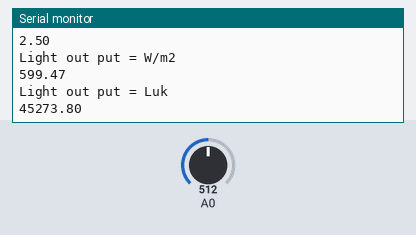
A sketch run on a simulated Arduino Uno, built with avr-gcc and run on an emulated ATmega328P. Parts: the last lines printed to the serial monitor. The test bench sets the inputs (shaded band); at power-on: A0 = 512.

Above: at 10.8 s.
10.9 s: A0 set to 716
At 20.5 s:
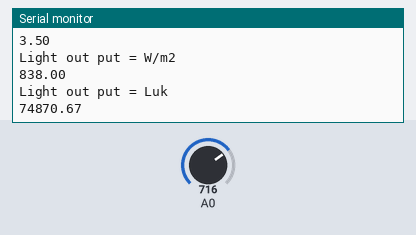
20.9 s: A0 set to 900
At 31.5 s:
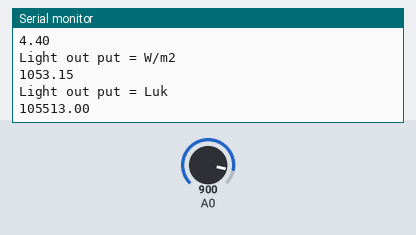
Timing chart, 0 to 33.0 s (numbered marks = the images above; inputs shaded):
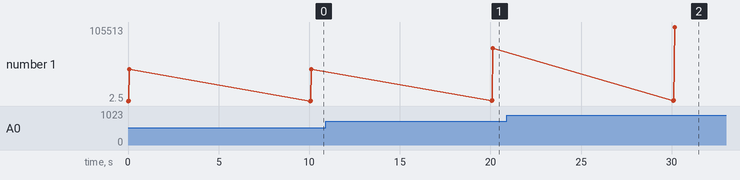

The sketch:

Test_Light_Sensor_Power.ino
```cpp
#include <math.h>
int value1;
int value2;
int value3;

void setup()
{
  Serial.begin(9600);
}
void loop()
{
value1 = analogRead(0);
value2 = value1 * (5.0 / 1023.0);
value3 = (value2 + 0.0989)/0.0044;
//value2 = analogRead(5);
//value3 = analogRead(10);

Serial.println("Light out put = Volt");
Serial.println(value1 * (5.0 / 1023.0));

Serial.println("Light out put = W/m2");
Serial.println((((value1 * (5.0 / 1023.0)) + 0.0535)/0.00418)-12);

Serial.println("Light out put = Luk");
//Serial.println(pow((value1 * (5.0 / 1023.0)) / 0.001322),(1.41));
Serial.println(pow(((value1 * (5.0 / 1023.0)) / 0.00197),1.5));

//Serial.println(value1);

//Serial.println(36-(value1 * 0.015));
//Serial.println(value1 * (5.0 / 1023.0));
//Serial.println(value1 * (5000.0 / 1023.0));
//Serial.println("MoistureA5 = %W");
//Serial.println(value2 * (5.0 / 1023.0));
//Serial.println("MoistureA10 = %W");
//Serial.println(value3 * (5.0 / 1023.0));

//Serial.println("Temp = Celsius");
//Serial.println(value2);
//Serial.println((value2 - 500)/10);
//Serial.println(value2 * (5.0 / 1023.0));
//Serial.println(((value2 * (5.0 / 1023.0)-500)/10));
//Serial.println(((value2 * (5.0 / 1023.0)*1000)-500)/10);
delay(10000);
}
```

Measured:
- after the input at 10.9 s, the serial monitor: prints a new line after 9.2 s (image 1)
- after the input at 20.9 s, the serial monitor: prints a new line after 9.2 s (image 2)
- plotted number 1: 45273.8 → 74870.67 after the input at 10.9 s, 74870.67 → 105513 after the input at 20.9 s
